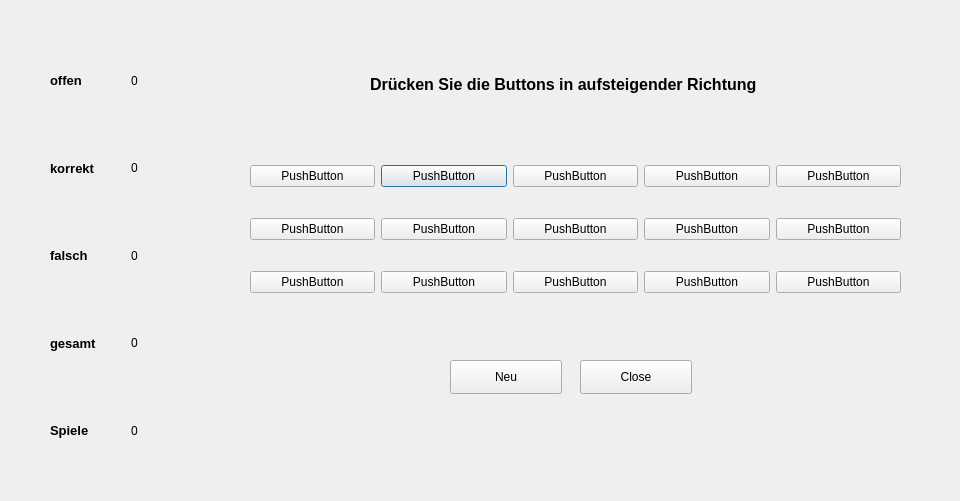
<?xml version="1.0" encoding="UTF-8"?>
<ui version="4.0">
 <class>Dialog</class>
 <widget class="QDialog" name="Dialog">
  <property name="geometry">
   <rect>
    <x>0</x>
    <y>0</y>
    <width>960</width>
    <height>501</height>
   </rect>
  </property>
  <property name="windowTitle">
   <string>Dialog</string>
  </property>
  <widget class="QWidget" name="gridLayoutWidget">
   <property name="geometry">
    <rect>
     <x>50</x>
     <y>40</y>
     <width>111</width>
     <height>431</height>
    </rect>
   </property>
   <layout class="QGridLayout" name="gridLayout" rowstretch="0,0,0,0,0,0" columnstretch="0,1,0" rowminimumheight="0,0,0,0,0,0" columnminimumwidth="0,0,0">
    <property name="leftMargin">
     <number>0</number>
    </property>
    <item row="2" column="2">
     <widget class="QLabel" name="label_8">
      <property name="text">
       <string>0</string>
      </property>
     </widget>
    </item>
    <item row="0" column="1">
     <widget class="QLabel" name="label_1">
      <property name="font">
       <font>
        <pointsize>10</pointsize>
        <weight>75</weight>
        <bold>true</bold>
       </font>
      </property>
      <property name="text">
       <string>offen</string>
      </property>
     </widget>
    </item>
    <item row="1" column="2">
     <widget class="QLabel" name="label_7">
      <property name="text">
       <string>0</string>
      </property>
     </widget>
    </item>
    <item row="0" column="2">
     <widget class="QLabel" name="label_6">
      <property name="text">
       <string>0</string>
      </property>
     </widget>
    </item>
    <item row="4" column="2">
     <widget class="QLabel" name="label_9">
      <property name="text">
       <string>0</string>
      </property>
     </widget>
    </item>
    <item row="1" column="1">
     <widget class="QLabel" name="label_2">
      <property name="font">
       <font>
        <pointsize>10</pointsize>
        <weight>75</weight>
        <bold>true</bold>
       </font>
      </property>
      <property name="text">
       <string>korrekt</string>
      </property>
     </widget>
    </item>
    <item row="2" column="1">
     <widget class="QLabel" name="label_3">
      <property name="font">
       <font>
        <pointsize>10</pointsize>
        <weight>75</weight>
        <bold>true</bold>
       </font>
      </property>
      <property name="text">
       <string>falsch</string>
      </property>
     </widget>
    </item>
    <item row="4" column="1">
     <widget class="QLabel" name="label_4">
      <property name="font">
       <font>
        <pointsize>10</pointsize>
        <weight>75</weight>
        <bold>true</bold>
       </font>
      </property>
      <property name="text">
       <string>gesamt</string>
      </property>
     </widget>
    </item>
    <item row="5" column="1">
     <widget class="QLabel" name="label_5">
      <property name="font">
       <font>
        <pointsize>10</pointsize>
        <weight>75</weight>
        <bold>true</bold>
       </font>
      </property>
      <property name="text">
       <string>Spiele</string>
      </property>
     </widget>
    </item>
    <item row="5" column="2">
     <widget class="QLabel" name="label_10">
      <property name="enabled">
       <bool>true</bool>
      </property>
      <property name="minimumSize">
       <size>
        <width>30</width>
        <height>0</height>
       </size>
      </property>
      <property name="text">
       <string>0</string>
      </property>
     </widget>
    </item>
   </layout>
  </widget>
  <widget class="QLabel" name="desc">
   <property name="geometry">
    <rect>
     <x>370</x>
     <y>70</y>
     <width>599</width>
     <height>29</height>
    </rect>
   </property>
   <property name="font">
    <font>
     <pointsize>12</pointsize>
     <weight>75</weight>
     <bold>true</bold>
    </font>
   </property>
   <property name="layoutDirection">
    <enum>Qt::RightToLeft</enum>
   </property>
   <property name="text">
    <string>Drücken Sie die Buttons in aufsteigender Richtung</string>
   </property>
  </widget>
  <widget class="QWidget" name="gridLayoutWidget_2">
   <property name="geometry">
    <rect>
     <x>250</x>
     <y>140</y>
     <width>651</width>
     <height>181</height>
    </rect>
   </property>
   <layout class="QGridLayout" name="gridLayout_2">
    <item row="0" column="1">
     <widget class="QPushButton" name="pushButton_4">
      <property name="text">
       <string>PushButton</string>
      </property>
     </widget>
    </item>
    <item row="1" column="0">
     <widget class="QPushButton" name="pushButton_2">
      <property name="text">
       <string>PushButton</string>
      </property>
     </widget>
    </item>
    <item row="0" column="3">
     <widget class="QPushButton" name="pushButton_10">
      <property name="text">
       <string>PushButton</string>
      </property>
     </widget>
    </item>
    <item row="2" column="0">
     <widget class="QPushButton" name="pushButton_3">
      <property name="text">
       <string>PushButton</string>
      </property>
     </widget>
    </item>
    <item row="0" column="0">
     <widget class="QPushButton" name="pushButton_1">
      <property name="text">
       <string>PushButton</string>
      </property>
     </widget>
    </item>
    <item row="0" column="2">
     <widget class="QPushButton" name="pushButton_7">
      <property name="text">
       <string>PushButton</string>
      </property>
     </widget>
    </item>
    <item row="0" column="4">
     <widget class="QPushButton" name="pushButton_13">
      <property name="text">
       <string>PushButton</string>
      </property>
     </widget>
    </item>
    <item row="1" column="1">
     <widget class="QPushButton" name="pushButton_5">
      <property name="text">
       <string>PushButton</string>
      </property>
     </widget>
    </item>
    <item row="2" column="1">
     <widget class="QPushButton" name="pushButton_6">
      <property name="text">
       <string>PushButton</string>
      </property>
     </widget>
    </item>
    <item row="1" column="2">
     <widget class="QPushButton" name="pushButton_8">
      <property name="text">
       <string>PushButton</string>
      </property>
     </widget>
    </item>
    <item row="1" column="3">
     <widget class="QPushButton" name="pushButton_11">
      <property name="text">
       <string>PushButton</string>
      </property>
     </widget>
    </item>
    <item row="1" column="4">
     <widget class="QPushButton" name="pushButton_14">
      <property name="text">
       <string>PushButton</string>
      </property>
     </widget>
    </item>
    <item row="2" column="2">
     <widget class="QPushButton" name="pushButton_9">
      <property name="text">
       <string>PushButton</string>
      </property>
     </widget>
    </item>
    <item row="2" column="3">
     <widget class="QPushButton" name="pushButton_12">
      <property name="text">
       <string>PushButton</string>
      </property>
     </widget>
    </item>
    <item row="2" column="4">
     <widget class="QPushButton" name="pushButton_15">
      <property name="text">
       <string>PushButton</string>
      </property>
     </widget>
    </item>
   </layout>
  </widget>
  <widget class="QPushButton" name="neu">
   <property name="geometry">
    <rect>
     <x>450</x>
     <y>360</y>
     <width>112</width>
     <height>34</height>
    </rect>
   </property>
   <property name="text">
    <string>Neu</string>
   </property>
  </widget>
  <widget class="QPushButton" name="close">
   <property name="geometry">
    <rect>
     <x>580</x>
     <y>360</y>
     <width>112</width>
     <height>34</height>
    </rect>
   </property>
   <property name="text">
    <string>Close</string>
   </property>
   <property name="default">
    <bool>false</bool>
   </property>
   <property name="flat">
    <bool>false</bool>
   </property>
  </widget>
 </widget>
 <resources/>
 <connections>
  <connection>
   <sender>close</sender>
   <signal>clicked()</signal>
   <receiver>Dialog</receiver>
   <slot>close()</slot>
   <hints>
    <hint type="sourcelabel">
     <x>609</x>
     <y>409</y>
    </hint>
    <hint type="destinationlabel">
     <x>645</x>
     <y>333</y>
    </hint>
   </hints>
  </connection>
  <connection>
   <sender>neu</sender>
   <signal>clicked()</signal>
   <receiver>Dialog</receiver>
   <slot>update()</slot>
   <hints>
    <hint type="sourcelabel">
     <x>483</x>
     <y>399</y>
    </hint>
    <hint type="destinationlabel">
     <x>563</x>
     <y>163</y>
    </hint>
   </hints>
  </connection>
 </connections>
</ui>
